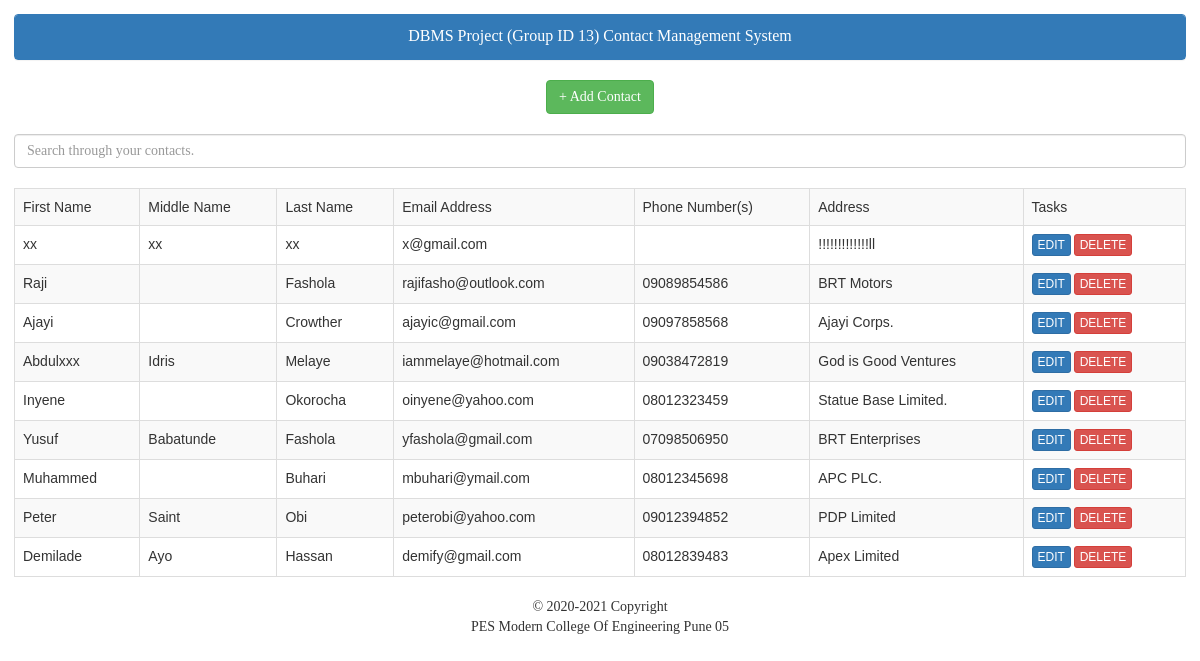
The page / on the database its author committed.
### tables this page shows
CREATE TABLE `contacts` (
  `id` int(6) UNSIGNED NOT NULL,
  `firstname` varchar(30) NOT NULL,
  `middlename` varchar(30) NOT NULL,
  `lastname` varchar(30) NOT NULL,
  `email` varchar(100) NOT NULL,
  `contacts` varchar(50) NOT NULL,
  `companyname` varchar(50) NOT NULL,
  `date` int(11) DEFAULT NULL
);

### index.php (the view, shortened to what this page needs)
<?php
require_once("connection.php");
$query = mysqli_query($conn , "SELECT * FROM contacts ORDER BY id DESC");
?>
<!DOCTYPE html>
<html>
<head>
  <link rel="stylesheet" href="src/css/bootstrap.min.css">
</head>
<body style="padding: 14px">
<center>
<div class="panel panel-primary">
	<div class="panel-heading" style="font-size: 16px">DBMS Project (Group ID 13) Contact Management System</div>
</div>
<center/>
<div class="btn btn-success btn-md" data-toggle="modal" data-target="#addcontact">+ Add Contact</div>
<br>
<br>
<div id="search_area">
    <input type="text" name="contactsearch" id="contactsearch" class="form-control input-md" autocomplete="off" placeholder="Search through your contacts." />
</div>
<br>
<table class="table table-striped" id="mainoutput">
  <tr>
    <td>First Name</td>
    <td>Middle Name</td>
    <td>Last Name</td>
    <td>Email Address</td>
    <td>Phone Number(s)</td>
    <td>Address</td>
    <td>Tasks</td>
  </tr>
  <?php
	  while ($i = mysqli_fetch_array($query)) {
		$id = $i['id'];
		$fname = $i['firstname'];
		$mname = $i['middlename'];
		$lname = $i['lastname'];
		$email = $i['email'];
		$phone = $i['contacts'];
		$cname = $i['companyname'];
   ?>
  <tr>
    <td><?php echo $fname; ?></td>
    <td><?php echo $mname; ?></td>
    <td><?php echo $lname; ?></td>
    <td><?php echo $email; ?></td>
    <td><?php echo $phone; ?></td>
    <td><?php echo $cname; ?></td>
    <td style="font-size: 10px">
    	<span class="btn btn-primary btn-xs" data-toggle="modal" data-target="#edit<?php echo $id; ?>">EDIT</span>
    	<span class="btn btn-danger btn-xs delete" name="<?php echo $id; ?>">DELETE</span>
    </td>
  </tr>
  <?php } ?>
</table>
</body>
</html>
<center>
© <?php
    $copyYear = 2020;
    $curYear = date('Y');
      echo $copyYear . (($copyYear != $curYear) ? '-' . $curYear : '');
  ?> Copyright <br>
  PES Modern College Of Engineering Pune 05

### index.php (style rules this page uses)
body { font-family: trebuchet ms; }
table { font-family: arial, sans-serif; border-collapse: collapse; width: 100%; }
td, th { border: 1px solid #dddddd; text-align: left; padding: 8px; }

### rows shown on the page
contacts: firstname "xx", middlename "xx", lastname "xx", email "x@gmail.com", companyname "!!!!!!!!!!!!!ll"
contacts: firstname "Raji", lastname "Fashola", email "rajifasho@outlook.com", contacts "09089854586", companyname "BRT Motors"
contacts: firstname "Ajayi", lastname "Crowther", email "ajayic@gmail.com", contacts "09097858568", companyname "Ajayi Corps."
contacts: firstname "Abdulxxx", middlename "Idris", lastname "Melaye", email "iammelaye@hotmail.com", contacts "09038472819", companyname "God is Good Ventures"
contacts: firstname "Inyene", lastname "Okorocha", email "oinyene@yahoo.com", contacts "08012323459", companyname "Statue Base Limited."
contacts: firstname "Yusuf", middlename "Babatunde", lastname "Fashola", email "yfashola@gmail.com", contacts "07098506950", companyname "BRT Enterprises"
contacts: firstname "Muhammed", lastname "Buhari", email "mbuhari@ymail.com", contacts "08012345698", companyname "APC PLC."
contacts: firstname "Peter", middlename "Saint", lastname "Obi", email "peterobi@yahoo.com", contacts "09012394852", companyname "PDP Limited"
contacts: firstname "Demilade", middlename "Ayo", lastname "Hassan", email "demify@gmail.com", contacts "08012839483", companyname "Apex Limited"

### other values the page prints
$copyYear "2020"
$curYear "2021"
